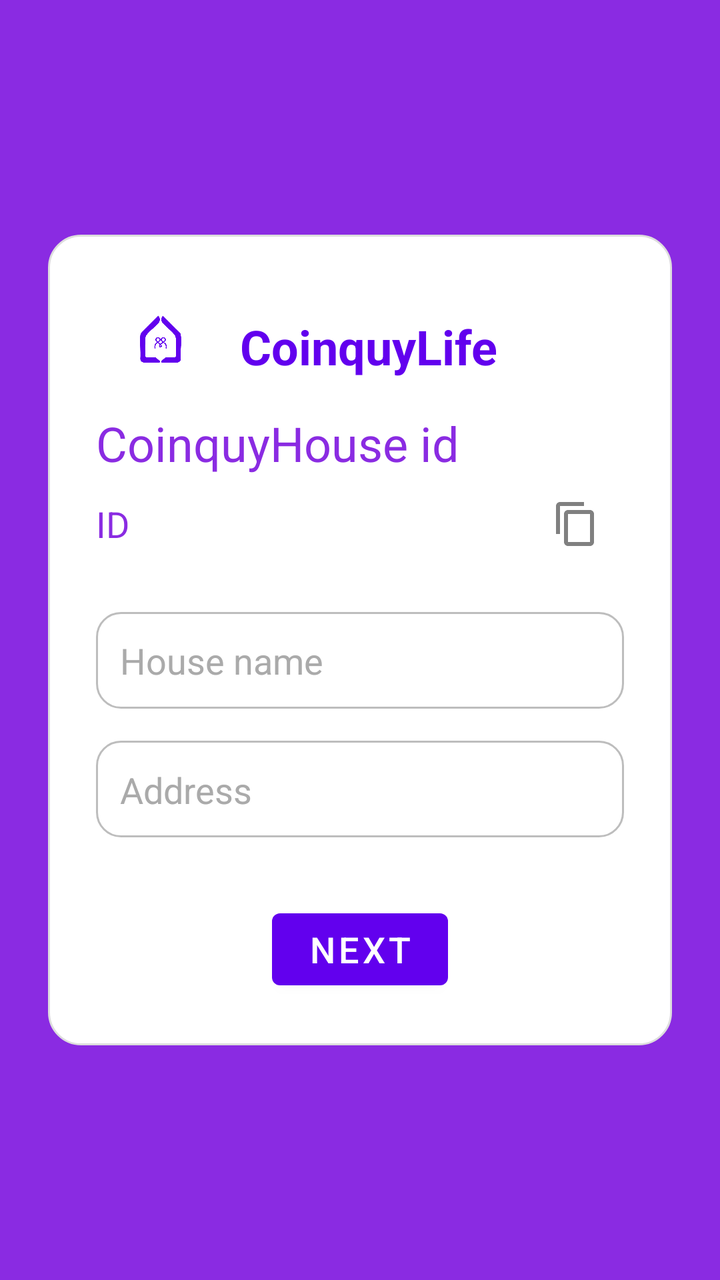
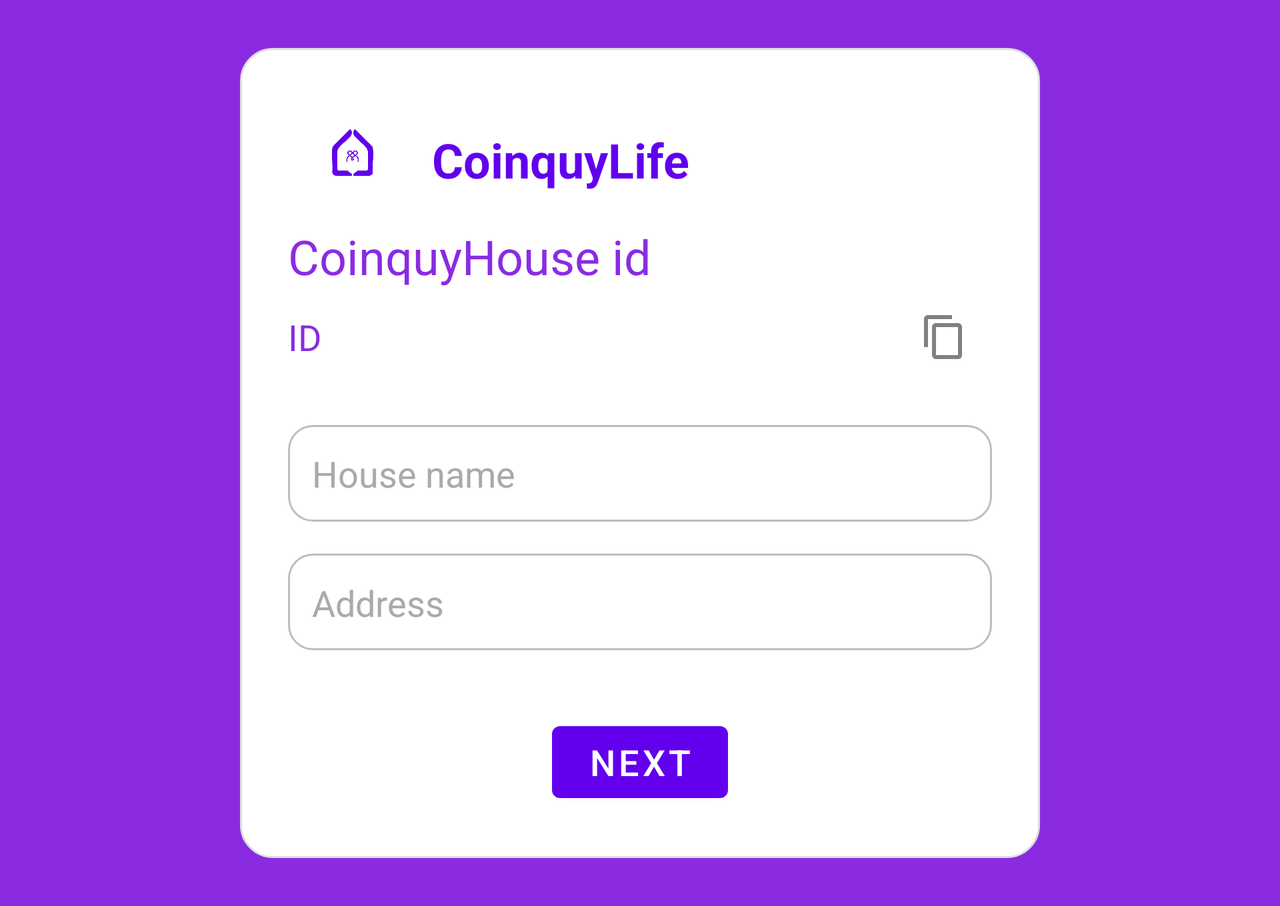

The same Android screen from two of the app's own layout files: first res/layout/ as a phone draws it, then the repository's variant for another configuration, drawn on a device whose configuration selects that folder. Both files follow.
<!-- AndroidManifest.xml: application theme Theme.CoinquyLifeJava -->
<!-- res/layout/fragment_new_coinquy_house.xml -->
<?xml version="1.0" encoding="utf-8"?>
<androidx.constraintlayout.widget.ConstraintLayout
    xmlns:android="http://schemas.android.com/apk/res/android"
    xmlns:app="http://schemas.android.com/apk/res-auto"
    xmlns:tools="http://schemas.android.com/tools"
    android:layout_width="match_parent"
    android:layout_height="match_parent"
    android:padding="24dp"
    android:background="#8A2BE2"
    tools:context=".SelectionHouse.PRESENTATION.UI.CoinquyHouseSelectionActivity">

    
    <androidx.constraintlayout.widget.ConstraintLayout
        android:id="@+id/container"
        android:layout_width="0dp"
        android:layout_height="wrap_content"
        android:background="@drawable/rounded_container"
        android:padding="24dp"
        app:layout_constraintWidth_max="400dp"
        app:layout_constraintTop_toTopOf="parent"
        app:layout_constraintBottom_toBottomOf="parent"
        app:layout_constraintStart_toStartOf="parent"
        app:layout_constraintEnd_toEndOf="parent">

        <LinearLayout
            android:id="@+id/logoContainer"
            android:layout_width="0dp"
            android:layout_height="wrap_content"
            android:orientation="horizontal"
            android:gravity="center_vertical"
            app:layout_constraintTop_toTopOf="parent"
            app:layout_constraintStart_toStartOf="parent"
            app:layout_constraintEnd_toEndOf="parent"
            android:layout_marginBottom="24dp">

            <ImageView
                android:layout_width="64dp"
                android:layout_height="64dp"
                android:layout_marginEnd="8dp"
                android:contentDescription="@string/login_icon_description"
                android:src="@drawable/logo_lucia_blu"
                app:tint="#6200EE" />

            <TextView
                android:layout_width="wrap_content"
                android:layout_height="wrap_content"
                android:text="@string/coinquylife"
                android:textColor="#6200EE"
                android:textSize="24sp"
                android:textStyle="bold" />
        </LinearLayout>

        <TextView
            android:id="@+id/textView"
            android:layout_width="0dp"
            android:layout_height="wrap_content"
            android:text="@string/coinquyhouse_id"
            android:textSize="24sp"
            android:textColor="#8A2BE2"
            app:layout_constraintTop_toBottomOf="@id/logoContainer"
            app:layout_constraintStart_toStartOf="parent"
            app:layout_constraintEnd_toEndOf="parent" />

        <TextView
            android:id="@+id/textViewID"
            android:layout_width="0dp"
            android:layout_height="wrap_content"
            android:layout_marginTop="12dp"
            android:text="@string/id"
            android:textSize="18sp"
            android:textColor="#8A2BE2"
            app:layout_constraintTop_toBottomOf="@id/textView"
            app:layout_constraintStart_toStartOf="parent"
            app:layout_constraintEnd_toStartOf="@id/btnCopyID"
            app:layout_constraintHorizontal_bias="0" />

        <ImageButton
            android:id="@+id/btnCopyID"
            android:layout_width="48dp"
            android:layout_height="48dp"
            android:background="?attr/selectableItemBackgroundBorderless"
            android:contentDescription="@string/copy_id"
            android:src="@drawable/ic_copy"
            app:layout_constraintTop_toTopOf="@id/textViewID"
            app:layout_constraintBottom_toBottomOf="@id/textViewID"
            app:layout_constraintEnd_toEndOf="parent"
            android:layout_marginStart="8dp" />

        <EditText
            android:id="@+id/etHouseName"
            android:layout_width="0dp"
            android:layout_height="wrap_content"
            android:layout_marginTop="32dp"
            android:hint="@string/house_name"
            android:inputType="text"
            android:padding="12dp"
            android:background="@drawable/round_edittext"
            android:textColor="@android:color/black"
            android:textColorHint="#AAAAAA"
            app:layout_constraintTop_toBottomOf="@id/textViewID"
            app:layout_constraintStart_toStartOf="parent"
            app:layout_constraintEnd_toEndOf="parent" />

        <EditText
            android:id="@+id/etAdress"
            android:layout_width="0dp"
            android:layout_height="wrap_content"
            android:layout_marginTop="16dp"
            android:background="@drawable/round_edittext"
            android:hint="@string/address"
            android:inputType="text"
            android:padding="12dp"
            android:textColor="@android:color/black"
            android:textColorHint="#AAAAAA"
            app:layout_constraintTop_toBottomOf="@id/etHouseName"
            app:layout_constraintStart_toStartOf="parent"
            app:layout_constraintEnd_toEndOf="parent" />

        <Button
            android:id="@+id/btnProceed"
            android:layout_width="wrap_content"
            android:layout_height="wrap_content"
            android:layout_marginTop="32dp"
            android:text="@string/Next"
            android:textSize="18sp"
            app:layout_constraintTop_toBottomOf="@id/etAdress"
            app:layout_constraintStart_toStartOf="parent"
            app:layout_constraintEnd_toEndOf="parent" />

    </androidx.constraintlayout.widget.ConstraintLayout>

</androidx.constraintlayout.widget.ConstraintLayout>
<!-- resources referenced by this layout -->
<resources>
  <!-- drawable ic_copy (drawable) -->
  <?xml version="1.0" encoding="utf-8"?>
  <vector xmlns:android="http://schemas.android.com/apk/res/android"
      android:width="24dp"
      android:height="24dp"
      android:viewportWidth="24"
      android:viewportHeight="24">
      <path
          android:fillColor="#808080"
          android:pathData="M16,1H4c-1.1,0 -2,0.9 -2,2v14h2V3h12V1zM19,5H8c-1.1,0 -2,0.9 -2,2v14c0,1.1 0.9,2 2,2h11c1.1,0 2,-0.9 2,-2V7c0,-1.1 -0.9,-2 -2,-2zm0,16H8V7h11v14z" />
  </vector>
  <!-- drawable logo_lucia_blu: png bitmap (drawable, 8030 bytes) -->
  <!-- drawable round_edittext (drawable) -->
  <?xml version="1.0" encoding="utf-8"?>
  <selector xmlns:android="http://schemas.android.com/apk/res/android">
  
      
      <item android:state_focused="true">
          <shape android:shape="rectangle">
              <solid android:color="@android:color/white" />
              <corners android:radius="12dp" />
              <stroke android:width="2dp" android:color="#6200EE" />
          </shape>
      </item>
  
      
      <item>
          <shape android:shape="rectangle">
              <solid android:color="@android:color/white" />
              <corners android:radius="12dp" />
              <stroke android:width="1dp" android:color="#BDBDBD" />
          </shape>
      </item>
  
  </selector>
  <!-- drawable rounded_container (drawable) -->
  <?xml version="1.0" encoding="utf-8"?>
  <shape xmlns:android="http://schemas.android.com/apk/res/android"
      android:shape="rectangle">
  
      <solid android:color="@android:color/white" />
  
      <corners android:radius="16dp" />
  
      <padding
          android:left="8dp"
          android:top="8dp"
          android:right="8dp"
          android:bottom="8dp" />
  
      <stroke
          android:width="1dp"
          android:color="#DDDDDD" /> 
  
  </shape>
  <string name="Next">Next</string>
  <string name="address">Address\n</string>
  <string name="coinquyhouse_id">CoinquyHouse id</string>
  <string name="coinquylife">CoinquyLife</string>
  <string name="copy_id">string copy</string>
  <string name="house_name">House name</string>
  <string name="id">ID</string>
  <string name="login_icon_description">login icon app</string>
  <style name="Theme.CoinquyLifeJava" parent="Theme.MaterialComponents.DayNight.DarkActionBar">
          
          <item name="colorPrimary">@color/purple_500</item>
          <item name="colorPrimaryVariant">@color/purple_700</item>
          <item name="colorOnPrimary">@color/white</item>
          
          <item name="colorSecondary">@color/teal_200</item>
          <item name="colorSecondaryVariant">@color/teal_700</item>
          <item name="colorOnSecondary">@color/black</item>
          
          <item name="android:statusBarColor">?attr/colorPrimaryVariant</item>
          
      </style>
</resources>
<!-- res/layout-land/fragment_new_coinquy_house.xml (the repository's variant of the layout above) -->
<!-- drawn on the phone turned sideways -->
<?xml version="1.0" encoding="utf-8"?>
<ScrollView
    xmlns:android="http://schemas.android.com/apk/res/android"
    xmlns:app="http://schemas.android.com/apk/res-auto"
    xmlns:tools="http://schemas.android.com/tools"
    android:layout_width="match_parent"
    android:layout_height="match_parent"
    android:fillViewport="true">

    <androidx.constraintlayout.widget.ConstraintLayout
        android:layout_width="match_parent"
        android:layout_height="wrap_content"
        android:padding="24dp"
        android:background="#8A2BE2"
        tools:context=".SelectionHouse.PRESENTATION.UI.CoinquyHouseSelectionActivity">

        <androidx.constraintlayout.widget.ConstraintLayout
            android:id="@+id/container"
            android:layout_width="0dp"
            android:layout_height="wrap_content"
            android:background="@drawable/rounded_container"
            android:padding="24dp"
            app:layout_constraintWidth_max="400dp"
            app:layout_constraintTop_toTopOf="parent"
            app:layout_constraintBottom_toBottomOf="parent"
            app:layout_constraintStart_toStartOf="parent"
            app:layout_constraintEnd_toEndOf="parent">

            <LinearLayout
                android:id="@+id/logoContainer"
                android:layout_width="0dp"
                android:layout_height="wrap_content"
                android:orientation="horizontal"
                android:gravity="center_vertical"
                app:layout_constraintTop_toTopOf="parent"
                app:layout_constraintStart_toStartOf="parent"
                app:layout_constraintEnd_toEndOf="parent"
                android:layout_marginBottom="24dp">

                <ImageView
                    android:layout_width="64dp"
                    android:layout_height="64dp"
                    android:layout_marginEnd="8dp"
                    android:contentDescription="@string/login_icon_description"
                    android:src="@drawable/logo_lucia_blu"
                    app:tint="#6200EE" />

                <TextView
                    android:layout_width="wrap_content"
                    android:layout_height="wrap_content"
                    android:text="@string/coinquylife"
                    android:textColor="#6200EE"
                    android:textSize="24sp"
                    android:textStyle="bold" />
            </LinearLayout>

            <TextView
                android:id="@+id/textView"
                android:layout_width="0dp"
                android:layout_height="wrap_content"
                android:text="@string/coinquyhouse_id"
                android:textSize="24sp"
                android:textColor="#8A2BE2"
                app:layout_constraintTop_toBottomOf="@id/logoContainer"
                app:layout_constraintStart_toStartOf="parent"
                app:layout_constraintEnd_toEndOf="parent" />

            <TextView
                android:id="@+id/textViewID"
                android:layout_width="0dp"
                android:layout_height="wrap_content"
                android:layout_marginTop="12dp"
                android:text="@string/id"
                android:textSize="18sp"
                android:textColor="#8A2BE2"
                app:layout_constraintTop_toBottomOf="@id/textView"
                app:layout_constraintStart_toStartOf="parent"
                app:layout_constraintEnd_toStartOf="@id/btnCopyID"
                app:layout_constraintHorizontal_bias="0" />

            <ImageButton
                android:id="@+id/btnCopyID"
                android:layout_width="48dp"
                android:layout_height="48dp"
                android:background="?attr/selectableItemBackgroundBorderless"
                android:contentDescription="@string/copy_id"
                android:src="@drawable/ic_copy"
                app:layout_constraintTop_toTopOf="@id/textViewID"
                app:layout_constraintBottom_toBottomOf="@id/textViewID"
                app:layout_constraintEnd_toEndOf="parent"
                android:layout_marginStart="8dp" />

            <EditText
                android:id="@+id/etHouseName"
                android:layout_width="0dp"
                android:layout_height="wrap_content"
                android:layout_marginTop="32dp"
                android:hint="@string/house_name"
                android:inputType="text"
                android:padding="12dp"
                android:background="@drawable/round_edittext"
                android:textColor="@android:color/black"
                android:textColorHint="#AAAAAA"
                app:layout_constraintTop_toBottomOf="@id/textViewID"
                app:layout_constraintStart_toStartOf="parent"
                app:layout_constraintEnd_toEndOf="parent" />

            <EditText
                android:id="@+id/etAdress"
                android:layout_width="0dp"
                android:layout_height="wrap_content"
                android:layout_marginTop="16dp"
                android:background="@drawable/round_edittext"
                android:hint="@string/address"
                android:inputType="text"
                android:padding="12dp"
                android:textColor="@android:color/black"
                android:textColorHint="#AAAAAA"
                app:layout_constraintTop_toBottomOf="@id/etHouseName"
                app:layout_constraintStart_toStartOf="parent"
                app:layout_constraintEnd_toEndOf="parent" />

            <Button
                android:id="@+id/btnProceed"
                android:layout_width="wrap_content"
                android:layout_height="wrap_content"
                android:layout_marginTop="32dp"
                android:text="@string/Next"
                android:textSize="18sp"
                app:layout_constraintTop_toBottomOf="@id/etAdress"
                app:layout_constraintStart_toStartOf="parent"
                app:layout_constraintEnd_toEndOf="parent"
                app:layout_constraintBottom_toBottomOf="parent"/>

        </androidx.constraintlayout.widget.ConstraintLayout>

    </androidx.constraintlayout.widget.ConstraintLayout>

</ScrollView>
